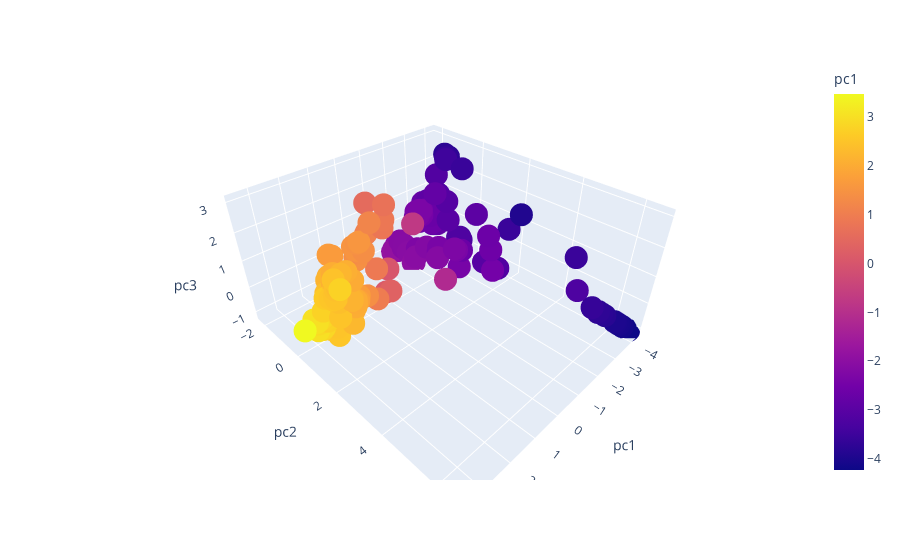

Notebook cell for this chart:
### Code cell
c_3d = c_3d.rename(columns = {0: "pc1", 1: "pc2", 2: "pc3"})
# fig = px.scatter_3d(colorize_surfboard_data(c_3d, x='pc1', y='pc2', z='pc3', range_x = [-10, 10], range_y = [-10, 10], range_z = [-10, 10], color = 'color', color_continuous_scale = 'RdBu');
fig = px.scatter_3d(c_3d,x='pc1', y='pc2', z='pc3', color='pc1')
fig.show();

### Figure 1 — Plotly figure (JSON) as saved in the notebook; plotly's stock layout.template omitted (floating-point values rounded to 4 significant figures; data arrays with more than 128 entries replaced by an {"elided": "..."} marker saying what was removed)
{"data": [{"hovertemplate": "pc1=%{marker.color}<br>pc2=%{y}<br>pc3=%{z}<extra></extra>", "legendgroup": "", "marker": {"color": {"elided": "365 float values"}, "coloraxis": "coloraxis", "symbol": "circle"}, "mode": "markers", "name": "", "scene": "scene", "showlegend": false, "type": "scatter3d", "x": {"elided": "365 float values"}, "y": {"elided": "365 float values"}, "z": {"elided": "365 float values"}}], "layout": {"coloraxis": {"colorbar": {"title": {"text": "pc1"}}, "colorscale": [[0, "#0d0887"], [0.1111, "#46039f"], [0.2222, "#7201a8"], [0.3333, "#9c179e"], [0.4444, "#bd3786"], [0.5556, "#d8576b"], [0.6667, "#ed7953"], [0.7778, "#fb9f3a"], [0.8889, "#fdca26"], [1, "#f0f921"]]}, "legend": {"tracegroupgap": 0}, "margin": {"t": 60}, "scene": {"domain": {"x": [0, 1], "y": [0, 1]}, "xaxis": {"title": {"text": "pc1"}}, "yaxis": {"title": {"text": "pc2"}}, "zaxis": {"title": {"text": "pc3"}}}}}
